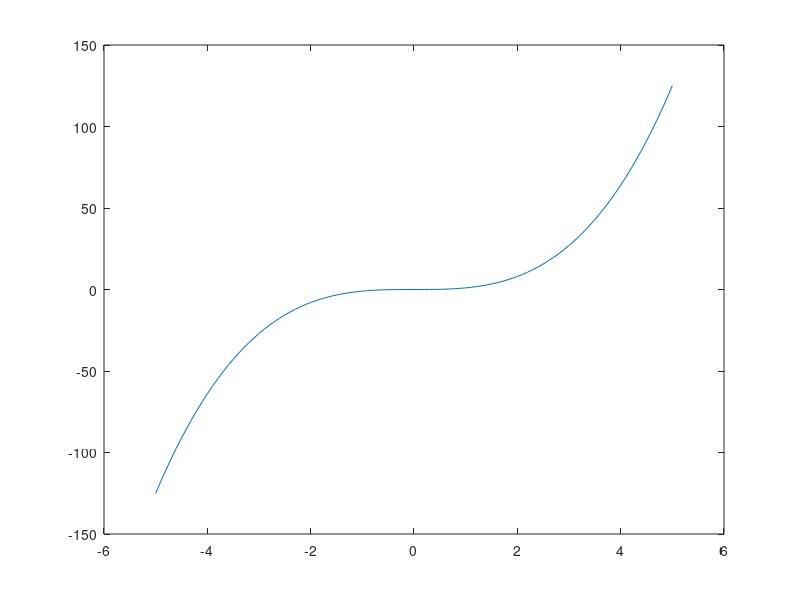

The MATLAB script that drew this image:
close all;
clc;
clear;
x = -5:0.1:5;
y = x.^3
%We are using '.^' to perform element wise 
%exponentiation as x is a 1 by 1 matrix 
plot(x,y)
